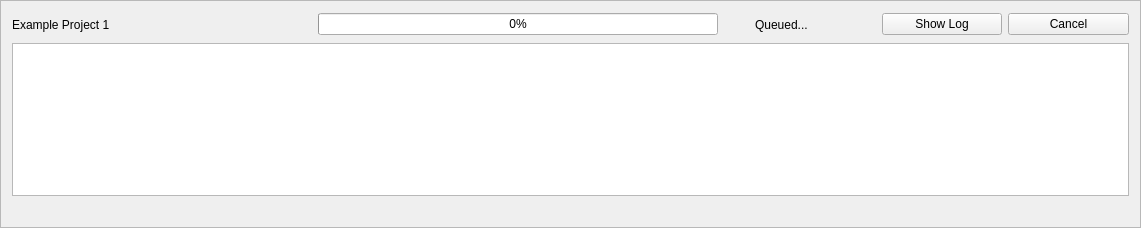
<?xml version="1.0" encoding="UTF-8"?>
<ui version="4.0">
 <class>UploadWidgetFrame</class>
 <widget class="QFrame" name="UploadWidgetFrame">
  <property name="geometry">
   <rect>
    <x>0</x>
    <y>0</y>
    <width>1141</width>
    <height>228</height>
   </rect>
  </property>
  <property name="windowTitle">
   <string>Frame</string>
  </property>
  <property name="frameShape">
   <enum>QFrame::StyledPanel</enum>
  </property>
  <property name="frameShadow">
   <enum>QFrame::Raised</enum>
  </property>
  <layout class="QGridLayout" name="gridLayout">
   <item row="0" column="0">
    <layout class="QVBoxLayout" name="uploadWidgetMainverticalLayout">
     <item>
      <layout class="QHBoxLayout" name="uploadWidgetHorizontalLayout">
       <item>
        <widget class="QLabel" name="uploadProjectLabel">
         <property name="sizePolicy">
          <sizepolicy hsizetype="Fixed" vsizetype="Preferred">
           <horstretch>0</horstretch>
           <verstretch>0</verstretch>
          </sizepolicy>
         </property>
         <property name="minimumSize">
          <size>
           <width>300</width>
           <height>0</height>
          </size>
         </property>
         <property name="maximumSize">
          <size>
           <width>300</width>
           <height>100</height>
          </size>
         </property>
         <property name="toolTip">
          <string>Name of the PASTA project enqueued for dataverse upload.</string>
         </property>
         <property name="text">
          <string>Example Project 1</string>
         </property>
        </widget>
       </item>
       <item>
        <widget class="QProgressBar" name="uploadProgressBar">
         <property name="sizePolicy">
          <sizepolicy hsizetype="Fixed" vsizetype="Fixed">
           <horstretch>0</horstretch>
           <verstretch>0</verstretch>
          </sizepolicy>
         </property>
         <property name="minimumSize">
          <size>
           <width>400</width>
           <height>0</height>
          </size>
         </property>
         <property name="toolTip">
          <string>Shows the upload progress.</string>
         </property>
         <property name="value">
          <number>0</number>
         </property>
        </widget>
       </item>
       <item>
        <widget class="QLabel" name="statusIconLabel">
         <property name="sizePolicy">
          <sizepolicy hsizetype="Fixed" vsizetype="Preferred">
           <horstretch>50</horstretch>
           <verstretch>0</verstretch>
          </sizepolicy>
         </property>
         <property name="minimumSize">
          <size>
           <width>25</width>
           <height>25</height>
          </size>
         </property>
         <property name="text">
          <string/>
         </property>
        </widget>
       </item>
       <item>
        <widget class="QLabel" name="statusLabel">
         <property name="minimumSize">
          <size>
           <width>0</width>
           <height>0</height>
          </size>
         </property>
         <property name="toolTip">
          <string>Displays the status of the upload process (Queued/Success/Failed/In-progress).</string>
         </property>
         <property name="text">
          <string>Queued...</string>
         </property>
         <property name="alignment">
          <set>Qt::AlignLeading|Qt::AlignLeft|Qt::AlignVCenter</set>
         </property>
        </widget>
       </item>
       <item>
        <widget class="QPushButton" name="showLogPushButton">
         <property name="minimumSize">
          <size>
           <width>100</width>
           <height>0</height>
          </size>
         </property>
         <property name="toolTip">
          <string>Click to view the log for this particular upload.</string>
         </property>
         <property name="text">
          <string>Show Log</string>
         </property>
         <property name="icon">
          <iconset theme="document-page-setup">
           <normaloff>.</normaloff>.</iconset>
         </property>
        </widget>
       </item>
       <item>
        <widget class="QPushButton" name="uploadCancelPushButton">
         <property name="minimumSize">
          <size>
           <width>100</width>
           <height>0</height>
          </size>
         </property>
         <property name="toolTip">
          <string>Click to cancel this particular upload.</string>
         </property>
         <property name="text">
          <string>Cancel</string>
         </property>
         <property name="icon">
          <iconset theme="window-close">
           <normaloff>.</normaloff>.</iconset>
         </property>
        </widget>
       </item>
      </layout>
     </item>
     <item>
      <widget class="QTextEdit" name="logConsoleTextEdit">
       <property name="enabled">
        <bool>true</bool>
       </property>
       <property name="minimumSize">
        <size>
         <width>0</width>
         <height>150</height>
        </size>
       </property>
       <property name="toolTip">
        <string>Displays the generated log messages for this particular upload.</string>
       </property>
       <property name="readOnly">
        <bool>true</bool>
       </property>
      </widget>
     </item>
     <item>
      <widget class="QLabel" name="modelIdLabel">
       <property name="text">
        <string/>
       </property>
      </widget>
     </item>
    </layout>
   </item>
  </layout>
 </widget>
 <resources/>
 <connections/>
</ui>
